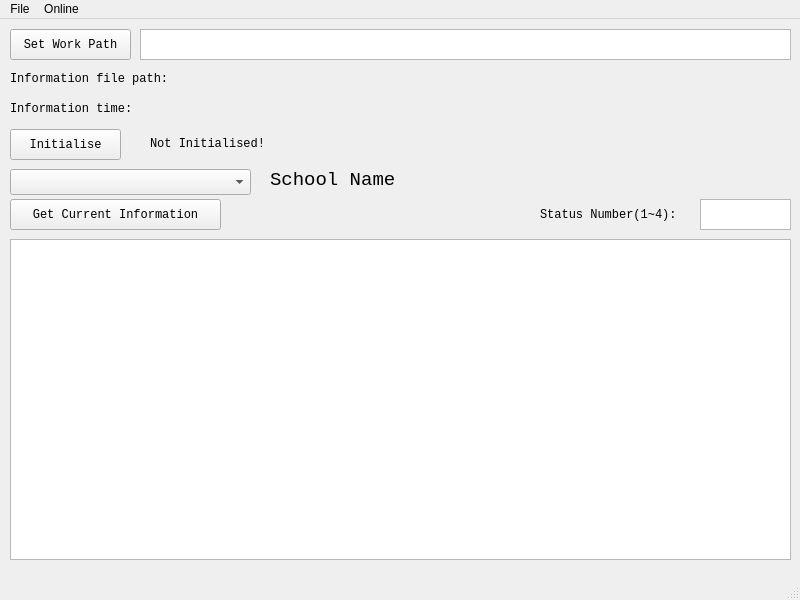
<?xml version="1.0" encoding="UTF-8"?>
<ui version="4.0">
 <class>Form</class>
 <widget class="QMainWindow" name="Form">
  <property name="geometry">
   <rect>
    <x>0</x>
    <y>0</y>
    <width>800</width>
    <height>600</height>
   </rect>
  </property>
  <property name="contextMenuPolicy">
   <enum>Qt::DefaultContextMenu</enum>
  </property>
  <property name="acceptDrops">
   <bool>true</bool>
  </property>
  <property name="windowTitle">
   <string>NNSE Information</string>
  </property>
  <widget class="QWidget" name="centralwidget">
   <widget class="QPushButton" name="initialisation">
    <property name="geometry">
     <rect>
      <x>10</x>
      <y>110</y>
      <width>111</width>
      <height>31</height>
     </rect>
    </property>
    <property name="font">
     <font>
      <family>Consolas</family>
     </font>
    </property>
    <property name="text">
     <string>Initialise</string>
    </property>
   </widget>
   <widget class="QLabel" name="label">
    <property name="geometry">
     <rect>
      <x>10</x>
      <y>50</y>
      <width>191</width>
      <height>20</height>
     </rect>
    </property>
    <property name="font">
     <font>
      <family>Consolas</family>
     </font>
    </property>
    <property name="text">
     <string>Information file path:</string>
    </property>
   </widget>
   <widget class="QLabel" name="label_2">
    <property name="geometry">
     <rect>
      <x>10</x>
      <y>80</y>
      <width>161</width>
      <height>20</height>
     </rect>
    </property>
    <property name="font">
     <font>
      <family>Consolas</family>
     </font>
    </property>
    <property name="text">
     <string>Information time:</string>
    </property>
   </widget>
   <widget class="QLabel" name="ifInitialised">
    <property name="geometry">
     <rect>
      <x>150</x>
      <y>109</y>
      <width>141</width>
      <height>31</height>
     </rect>
    </property>
    <property name="font">
     <font>
      <family>Consolas</family>
     </font>
    </property>
    <property name="text">
     <string>Not Initialised!</string>
    </property>
   </widget>
   <widget class="QComboBox" name="schoolCodeSelection">
    <property name="geometry">
     <rect>
      <x>10</x>
      <y>150</y>
      <width>241</width>
      <height>26</height>
     </rect>
    </property>
    <property name="font">
     <font>
      <family>Consolas</family>
     </font>
    </property>
    <property name="currentText">
     <string/>
    </property>
    <property name="placeholderText">
     <string>Select School Code</string>
    </property>
   </widget>
   <widget class="QLabel" name="schoolName">
    <property name="geometry">
     <rect>
      <x>270</x>
      <y>150</y>
      <width>511</width>
      <height>21</height>
     </rect>
    </property>
    <property name="font">
     <font>
      <family>Consolas</family>
      <pointsize>14</pointsize>
     </font>
    </property>
    <property name="text">
     <string>School Name</string>
    </property>
   </widget>
   <widget class="QPushButton" name="getCurrent">
    <property name="geometry">
     <rect>
      <x>10</x>
      <y>180</y>
      <width>211</width>
      <height>31</height>
     </rect>
    </property>
    <property name="font">
     <font>
      <family>Consolas</family>
     </font>
    </property>
    <property name="text">
     <string>Get Current Information</string>
    </property>
   </widget>
   <widget class="QPushButton" name="setPath">
    <property name="geometry">
     <rect>
      <x>10</x>
      <y>10</y>
      <width>121</width>
      <height>31</height>
     </rect>
    </property>
    <property name="font">
     <font>
      <family>Consolas</family>
     </font>
    </property>
    <property name="text">
     <string>Set Work Path</string>
    </property>
   </widget>
   <widget class="QTextEdit" name="Path">
    <property name="geometry">
     <rect>
      <x>140</x>
      <y>10</y>
      <width>651</width>
      <height>31</height>
     </rect>
    </property>
   </widget>
   <widget class="QLabel" name="label_3">
    <property name="geometry">
     <rect>
      <x>540</x>
      <y>180</y>
      <width>151</width>
      <height>31</height>
     </rect>
    </property>
    <property name="font">
     <font>
      <family>Consolas</family>
     </font>
    </property>
    <property name="text">
     <string>Status Number(1~4):</string>
    </property>
   </widget>
   <widget class="QTextEdit" name="StatusNum">
    <property name="geometry">
     <rect>
      <x>700</x>
      <y>180</y>
      <width>91</width>
      <height>31</height>
     </rect>
    </property>
    <property name="font">
     <font>
      <family>Consolas</family>
     </font>
    </property>
    <property name="markdown">
     <string>`4`

</string>
    </property>
   </widget>
   <widget class="QWidget" name="layoutWidget">
    <property name="geometry">
     <rect>
      <x>200</x>
      <y>50</y>
      <width>591</width>
      <height>51</height>
     </rect>
    </property>
    <layout class="QVBoxLayout" name="verticalLayout">
     <item>
      <widget class="QLabel" name="filePathLabel">
       <property name="font">
        <font>
         <family>Consolas</family>
        </font>
       </property>
       <property name="text">
        <string/>
       </property>
      </widget>
     </item>
     <item>
      <widget class="QLabel" name="fileTimeLabel">
       <property name="font">
        <font>
         <family>Consolas</family>
        </font>
       </property>
       <property name="text">
        <string/>
       </property>
      </widget>
     </item>
    </layout>
   </widget>
   <widget class="QListWidget" name="output">
    <property name="geometry">
     <rect>
      <x>10</x>
      <y>220</y>
      <width>781</width>
      <height>321</height>
     </rect>
    </property>
   </widget>
  </widget>
  <widget class="QMenuBar" name="menubar">
   <property name="geometry">
    <rect>
     <x>0</x>
     <y>0</y>
     <width>800</width>
     <height>26</height>
    </rect>
   </property>
   <widget class="QMenu" name="menuTest">
    <property name="title">
     <string>File</string>
    </property>
    <addaction name="Menu_File_Open"/>
    <addaction name="actionExport_as_Excel_File"/>
   </widget>
   <widget class="QMenu" name="menuTest_2">
    <property name="title">
     <string>Online</string>
    </property>
    <addaction name="Menu_Online_Ping"/>
    <addaction name="Menu_Online_Post"/>
   </widget>
   <addaction name="menuTest"/>
   <addaction name="menuTest_2"/>
  </widget>
  <widget class="QStatusBar" name="statusbar"/>
  <action name="Menu_File_Open">
   <property name="text">
    <string>Open</string>
   </property>
  </action>
  <action name="Menu_Online_Ping">
   <property name="text">
    <string>Ping nnzkzs.com</string>
   </property>
  </action>
  <action name="Menu_Online_Post">
   <property name="text">
    <string>Test for API</string>
   </property>
  </action>
  <action name="Menu_File_Save">
   <property name="text">
    <string>Save Current Information</string>
   </property>
  </action>
  <action name="actionExport_as_Excel_File">
   <property name="text">
    <string>Export as Excel File</string>
   </property>
  </action>
 </widget>
 <resources/>
 <connections/>
</ui>
